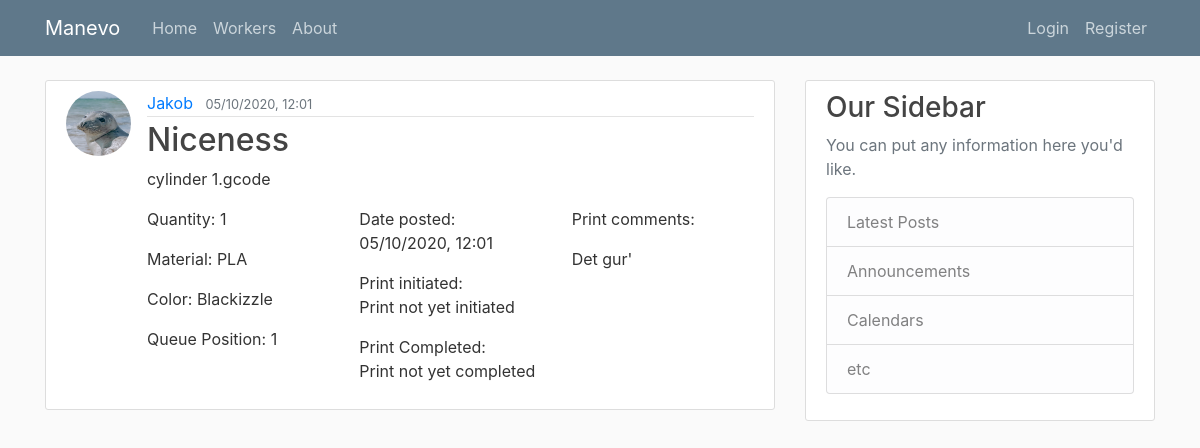
/job/1, run on the app's committed database.
### hub/models.py (models this page shows, shortened)
class User(db.Model, UserMixin):
    id = db.Column(db.Integer, primary_key=True)
    username = db.Column(db.String(20), unique=True, nullable=False)
    email = db.Column(db.String(120), unique=True, nullable=False)
    image_file = db.Column(db.String(20), nullable=False, default='default.jpg')
    password = db.Column(db.String(60), nullable=False)
    jobs = db.relationship('Job', backref='user')
    workers = db.relationship('Worker', backref='user')

class Job(db.Model):
    id = db.Column(db.Integer, primary_key=True) # Primary key for job
    uploadID = db.Column(db.Integer, unique=False) # ID for uploads - used for quantity settings
    groupID = db.Column(db.Integer, unique=False) # ID to group different jobs
    queuePosition = db.Column(db.Integer, unique=True) # Number used to sort job queue positions
    title = db.Column(db.String, nullable=False) # Arbitrary name of the job given by user
    code = db.Column(db.String, nullable=False) # Filename of uploaded GCode
    color = db.Column(db.String, nullable=False) # Color of filament used
    material = db.Column(db.String, nullable=False) # Filament material
    datePosted = db.Column(db.DateTime, nullable=False, default=datetime.now()) # Date job is posted
    datePrintStart = db.Column(db.DateTime, nullable=True) # Date job is initiated
    datePrintFinish = db.Column(db.DateTime, nullable=True) # Date job is completed
    qty = db.Column(db.Integer, nullable=False) # Job multiplier - this column will be deleted in later versions
    comment = db.Column(db.Text, nullable=True) # Comment by user regarding job
    status = db.Column(db.String, nullable=False) # Status of print - In queue, printed, completed, ect.
    printerID = db.Column(db.Integer, db.ForeignKey('worker.id')) # ID used to assign job or refer job to the used printer
    userID = db.Column(db.Integer, db.ForeignKey('user.id'), nullable=False) # ID used to assign job or refer job to the used printer

### hub/routes.py (the view)
@app.route("/job/<int:job_id>")
def job(job_id):
    job = Job.query.get_or_404(job_id)
    return render_template('job.html', title='Edit ' + job.title, job=job)

### hub/templates/job.html (shortened to what this page needs)
{% extends "layout.html" %}
{% block content %}
  <article class="media content-section">
    <img class="rounded-circle article-img" src="{{url_for('static', filename='profile_pics/' + job.user.image_file)}}">
    <div class="media-body">
      <div class="article-metadata">
        <a class="mr-2" href="#">{{ job.user.username }}</a>
        <small class="text-muted">{{ job.datePosted.strftime('%d/%m/%Y, %H:%M') }}</small>
      </div>
      <h2 class="article-title">{{ job.title }}</h2>
      <p class="article-content">{{ job.code }}</p>
      <div class="">
        <div class="row">
          <div class="col-sm">
            <p>Quantity: {{ job.qty }}</p>
            <p>Material: {{ job.material }}</p>
            <p>Color: {{ job.color }}</p>
            <p>Queue Position: {{job.queuePosition}}</p>
          </div>
          <div class="col-sm">
            <p>Date posted: {{job.datePosted.strftime('%d/%m/%Y, %H:%M')  }}</p>
            {% if job.datePrintStart %}
              <p>Print initiated: <br>{{job.datePrintStart.strftime('%d/%m/%Y, %H:%M') }}</p>
            {% else %}
              <p>Print initiated: <br>Print not yet initiated</p>
            {% endif %}
            {% if job.datePrintStart %}
              <p>Print Completed: <br>{{job.datePrintFinish.strftime('%d/%m/%Y, %H:%M') }}</p>
            {% else %}
              <p>Print Completed: <br>Print not yet completed</p>
            {% endif %}
          </div>
          <div class="col-sm">
            <p>Print comments:</p>
            <p class="">{{ job.comment }}</p>
          </div>
        </div>
      </div>
    </div>
  </article>
{% endblock content%}

### hub/static/main.css (style rules this page uses)
body { background: #fafafa; color: #333333; margin-top: 5rem; }
h1, h2, h3, h4, h5, h6 { color: #444444; }
.content-section { background: #ffffff; padding: 10px 20px; border: 1px solid #dddddd; border-radius: 3px; margin-bottom: 20px; }
.article-title { color: #444444; }
.article-content { white-space: pre-line; }
.article-img { height: 65px; width: 65px; margin-right: 16px; }
.article-metadata { padding-bottom: 1px; margin-bottom: 4px; border-bottom: 1px solid #e3e3e3 }

### data on the page
User: image_file (placeholder picture), user.username "Jakob"
Job: datePosted "05/10/2020, 12:01", title "Niceness", code "cylinder 1.gcode", qty "1", material "PLA", color "Blackizzle", queuePosition "1", comment "Det gur'"
